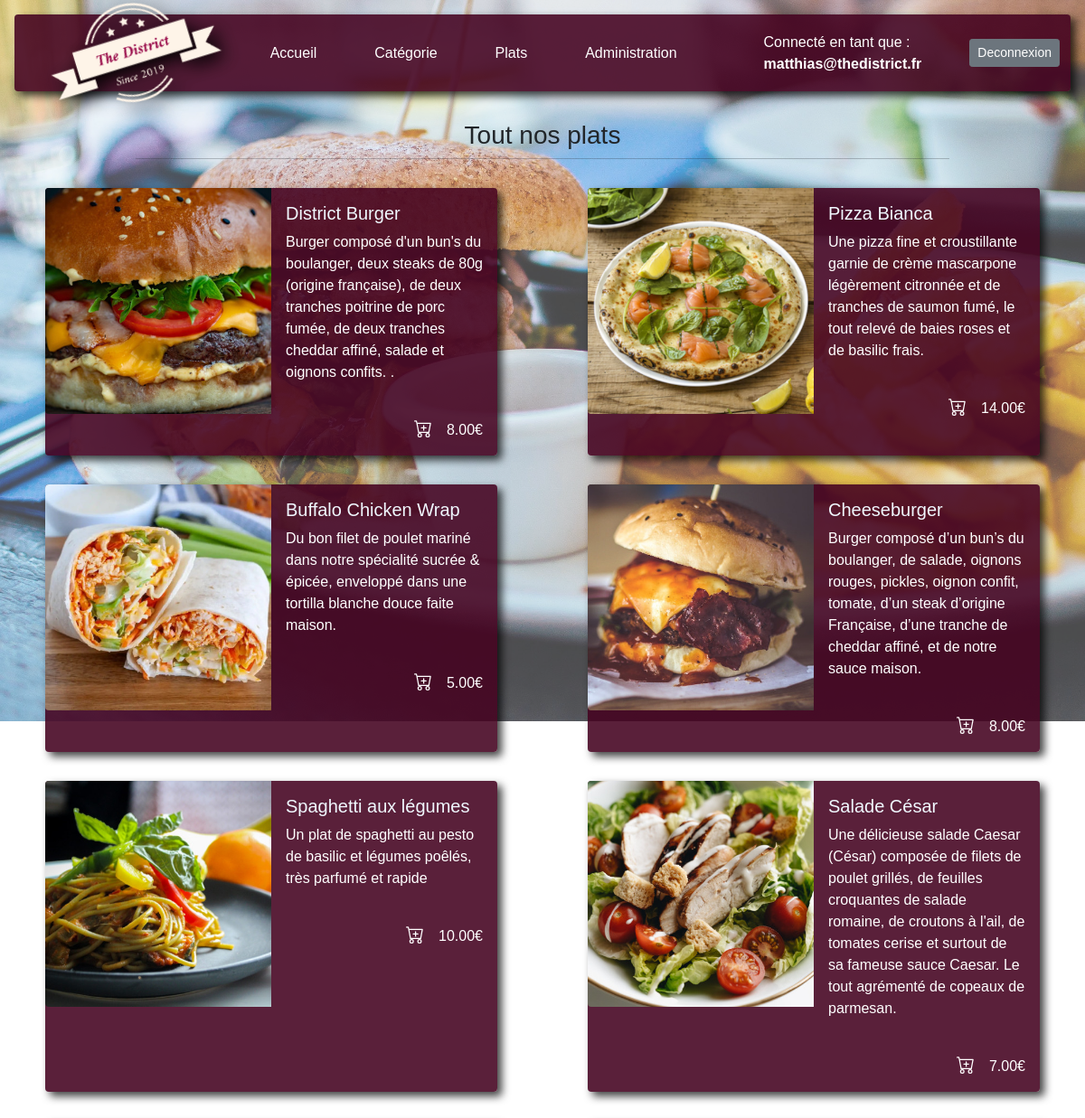
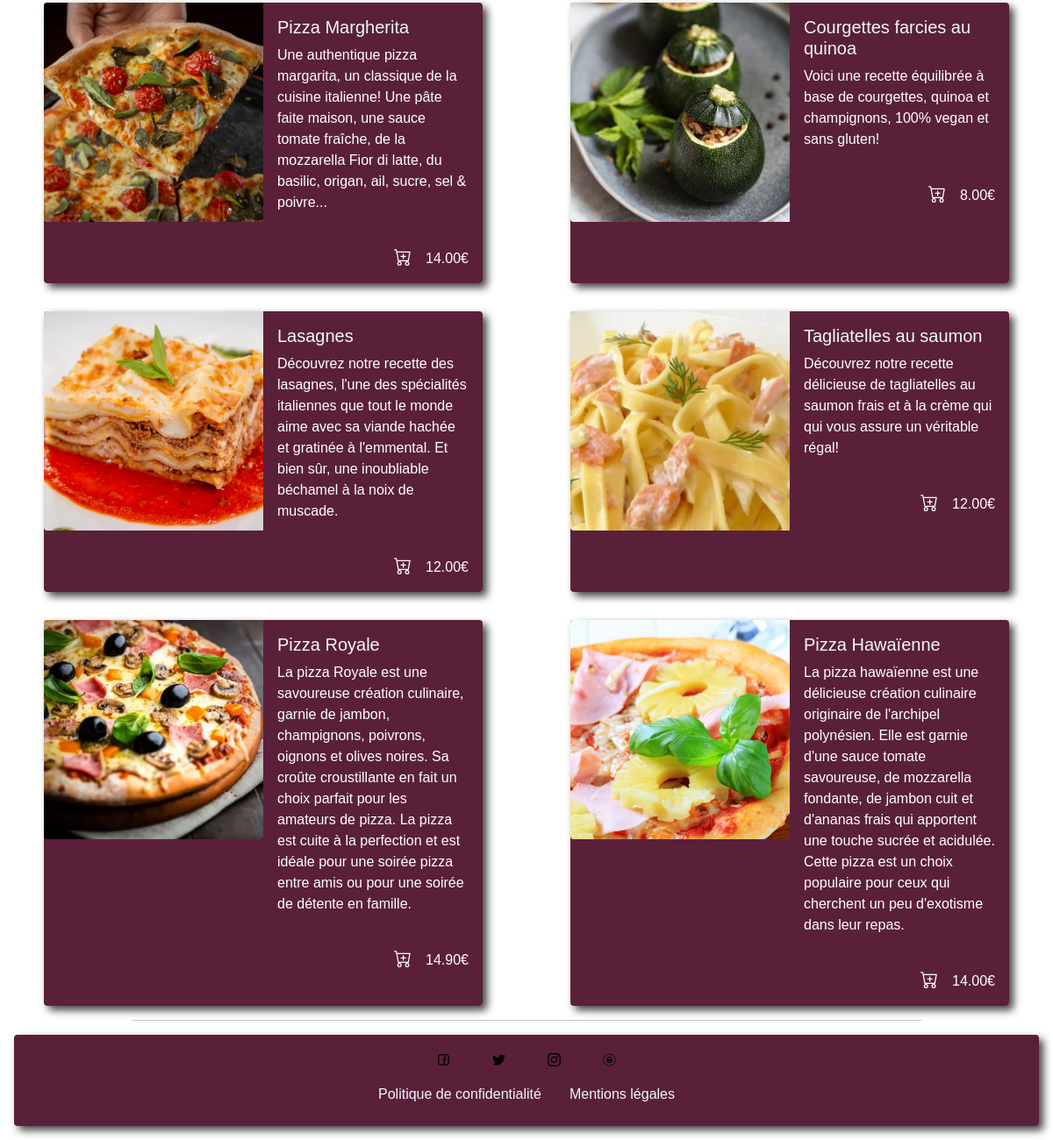
The page /index.php?page=plat (signed in) on the database its author committed (2 pictures, top to bottom).
### tables this page shows
CREATE TABLE IF NOT EXISTS `plat` (
  `id_plat` int(10) unsigned NOT NULL AUTO_INCREMENT,
  `libelle` varchar(100) NOT NULL,
  `description` text NOT NULL,
  `prix` decimal(10,2) NOT NULL,
  `image` varchar(255) NOT NULL,
  `id_categorie` int(10) unsigned NOT NULL,
  `active` varchar(10) NOT NULL,
  PRIMARY KEY (`id_plat`) USING BTREE,
  KEY `id_categorie` (`id_categorie`),
  CONSTRAINT `plat_fk1` FOREIGN KEY (`id_categorie`) REFERENCES `categorie` (`id_categorie`) ON DELETE NO ACTION ON UPDATE NO ACTION
);

### dao.php (called while the page is built, shortened)
<?php
function all_plat(){
    $db = connexionBase();
    $query = $db->query('SELECT * FROM plat WHERE LOWER(plat.active) = "yes"');
    $tab = $query->fetchAll(PDO::FETCH_OBJ);
    return $tab;
}
?>

### content/user/plat.php (the view, shortened to what this page needs)
<?php
include("dao.php");
$tab = all_plat();
?>
<main>
    <h3 class="d-flex justify-content-center mt-3">Tout nos plats</h3>
    <hr class="w-75 mx-auto mt-0 mb-3">
    <div class="d-flex justify-content-around flex-wrap mt-3">
        <?php foreach ($tab as $plat_all) : ?>
            <div class="d-flex justify-content-around mt-3 col-5">
                <div class="card mb-3 border-0 shd text-white">
                    <div class="row g-0">
                        <div class="col-md-6">
                            <img src="asset/img/food/<?= $plat_all->image ?>" class="img-fluid rounded-start" alt="<?= $plat_all->image ?>">
                        </div>
                        <div class="col-md-6">
                            <div class="card-body h-100">
                                <h5 class="card-title"><?= $plat_all->libelle ?></h5>
                                <p class="card-text"><?= $plat_all->description ?></p>
                                <br>
                                <div class="d-flex justify-content-end align-bottom h-100">
                                    <p class="card-text">
                                        <?= $plat_all->prix ?>€
                                    </p>
                                </div>
                            </div>
                        </div>
                    </div>
                </div>
            </div>
        <?php endforeach; ?>
        <hr class="w-75 mx-auto mt-0 mb-3">
</main>

### asset/css/styles.css (style rules this page uses)
body { font-family: "Open_Sans", sans-serif; }
.shd { box-shadow: 5px 5px 10px 0px rgba(0, 0, 0, 0.75); -webkit-box-shadow: 5px 5px 10px 0px rgba(0, 0, 0, 0.75); -moz-box-shadow: 5px 5px 10px 0px rgba(0, 0, 0, 0.75); }
h5 { color: aliceblue; }
.card { background-color: #440320e1; }

### rows shown on the page
plat: image (picture), libelle "District Burger", description "Burger composé d'un bun's du boulanger, deux steaks de 80g (origine française), de deux tranches poitrine de porc fumée, de deux tranches cheddar affiné, salade et oignons confits. .", prix "8.00"
plat: image (picture), libelle "Pizza Bianca", description "Une pizza fine et croustillante garnie de crème mascarpone légèrement citronnée et de tranches de saumon fumé, le tout relevé de baies roses et de basilic frais.", prix "14.00"
plat: image (picture), libelle "Buffalo Chicken Wrap", description "Du bon filet de poulet mariné dans notre spécialité sucrée & épicée, enveloppé dans une tortilla blanche douce faite maison.", prix "5.00"
plat: image (picture), libelle "Cheeseburger", description "Burger composé d’un bun’s du boulanger, de salade, oignons rouges, pickles, oignon confit, tomate, d’un steak d’origine Française, d’une tranche de cheddar affiné, et de notre sauce maison.", prix "8.00"
plat: image (picture), libelle "Spaghetti aux légumes", description "Un plat de spaghetti au pesto de basilic et légumes poêlés, très parfumé et rapide", prix "10.00"
plat: image (picture), libelle "Salade César", description "Une délicieuse salade Caesar (César) composée de filets de poulet grillés, de feuilles croquantes de salade romaine, de croutons à l'ail, de tomates cerise et surtout de sa fameuse sauce Caesar. Le tout agrémenté de copeaux de parmesan.", prix "7.00"
plat: image (picture), libelle "Pizza Margherita", description "Une authentique pizza margarita, un classique de la cuisine italienne! Une pâte faite maison, une sauce tomate fraîche, de la mozzarella Fior di latte, du basilic, origan, ail, sucre, sel & poivre...", prix "14.00"
plat: image (picture), libelle "Courgettes farcies au quinoa", description "Voici une recette équilibrée à base de courgettes, quinoa et champignons, 100% vegan et sans gluten!", prix "8.00"
plat: image (picture), libelle "Lasagnes", description "Découvrez notre recette des lasagnes, l'une des spécialités italiennes que tout le monde aime avec sa viande hachée et gratinée à l'emmental. Et bien sûr, une inoubliable béchamel à la noix de muscade.", prix "12.00"
plat: image (picture), libelle "Tagliatelles au saumon", description "Découvrez notre recette délicieuse de tagliatelles au saumon frais et à la crème qui qui vous assure un véritable régal!", prix "12.00"
plat: image (picture), libelle "Pizza Royale", description "La pizza Royale est une savoureuse création culinaire, garnie de jambon, champignons, poivrons, oignons et olives noires. Sa croûte croustillante en fait un choix parfait pour les amateurs de pizza. La pizza est cuite à la perfection et est idéale pour une soirée pizza entre amis ou pour une soirée de détente en famille.", prix "14.90"
plat: image (picture), libelle "Pizza Hawaïenne", description "La pizza hawaïenne est une délicieuse création culinaire originaire de l'archipel polynésien. Elle est garnie d'une sauce tomate savoureuse, de mozzarella fondante, de jambon cuit et d'ananas frais qui apportent une touche sucrée et acidulée. Cette pizza est un choix populaire pour ceux qui cherchent un peu d'exotisme dans leur repas.", prix "14.00"

### other values the page prints
$_SESSION["login"] "matthias@thedistrict.fr"
